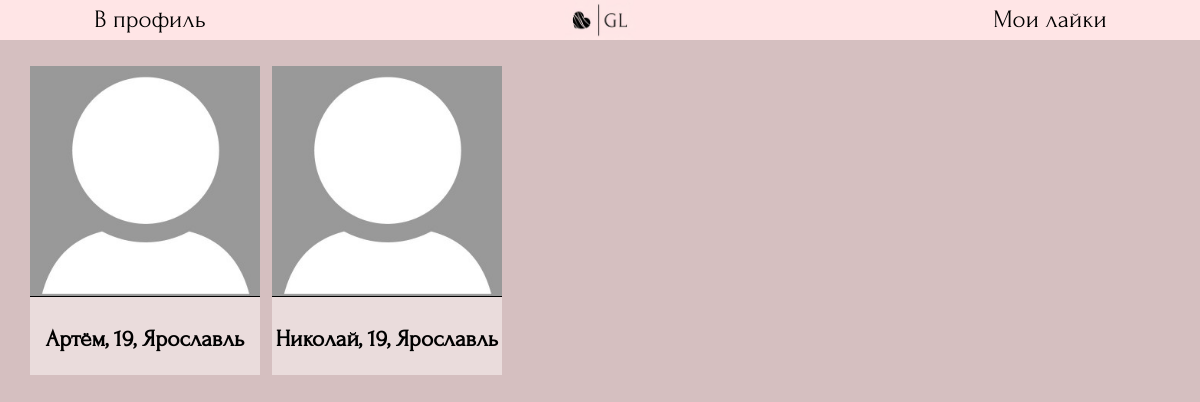
/searching/ (signed in), run on an earlier commit of the app's database.
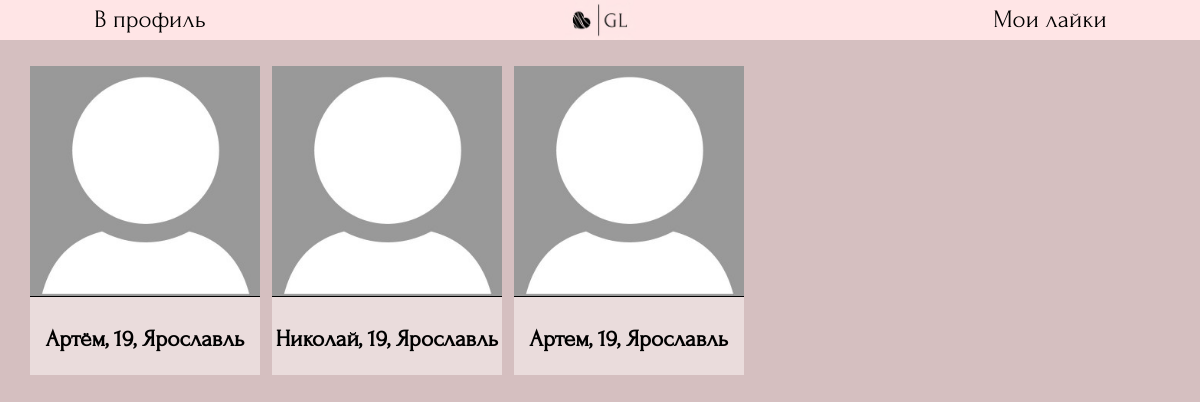
And on a later commit of the database.
### searching/models.py (models this page shows, shortened)
class Profile(models.Model):
    genders = (
        ('Парень', 'Парень'),
        ('Девушка', 'Девушка')
    )
    point_of_searching_list = (
        ('Отношения', 'Отношения'),
        ('Свидания', 'Свидания'),
        ('Дружба', 'Дружба'),
        ('Общение', 'Общение'),
    )
    name = models.CharField ('Имя', max_length=50)
    avatar = models.ImageField ('Фото', upload_to='photos/users', default='photos/users/default_avatar.jpg')
    age = models.IntegerField("Возраст")
    gender = models.CharField ("Пол", choices=genders, max_length=30, default=genders[0])
    point_of_searching = models.CharField ("Цель знакомства", choices=point_of_searching_list, max_length=30, default=point_of_searching_list[0])
    city = models.CharField ('Город', max_length=100, default="Не указано")
    description = models.TextField ('О себе', max_length=50)
    social = models.CharField ('Ссылка на соцсеть', max_length=50, default='@name')
    user = models.ForeignKey(User, verbose_name='Автор анкеты', on_delete=models.CASCADE)
    age_search_min = models.IntegerField("Возраст поиска (от)", default=16)
    age_search_max = models.IntegerField("Возраст поиска (до)", default=100)
    class Meta:
        verbose_name = "Анкета"
        verbose_name_plural = "Анкеты"

### searching/views.py (the view)
# urls.py: path('', views.ProfileViewAllFiltered.as_view(), name='profiles'), #все профили с фильтром
class ProfileViewAllFiltered(View):
    def get(self, request):
        profiles = Profile.objects.all()
        profiles_filtered = []
        filterinfo = makefilters(request.user.username)
        if filterinfo == {}:
            return redirect ('myprofile')
        for profile in profiles:
            searching_gender = 'Девушка'
            searching_city = filterinfo['city']
            user_profile = Profile.objects.get(pk=filterinfo['profileid'])
            if filterinfo['gender'] == 'Девушка':
                searching_gender = 'Парень'
            if (profile.gender == searching_gender and
                profile.city == searching_city and
                user_profile.age_search_min<=profile.age<=user_profile.age_search_max):
                profiles_filtered.append (profile)
        return render (request, 'searching/searching.html', {'profile_list': profiles_filtered})

### searching/views.py (called while the page is built)
def makefilters(username):
    profiles = Profile.objects.all()
    for profile in profiles:
        if profile.user.username == username:
            return {'profileid':profile.id,'city':profile.city, 'gender': profile.gender}
    return {}

### templates/searching/searching.html (shortened to what this page needs)
{% load static %}
<!DOCTYPE HTML>
<html>
	<head>
        <link rel="stylesheet" href="{% static 'css/searching.css' %}" type="text/css">
    </head>
    <body style="font-size: 20px;">
        <header>
            <button onclick="location.href='/searching/myprofile'">В профиль</button>
            <a class="logocontainer" href="{% url 'homepage' %}"><img class="mainlogo" src='{% static "css/bg_mini.jpg" %}' ></a>
            <button onclick="#">Мои лайки</button>
        </header>
        <main>
            {% for profile in profile_list %}
            <div class="oneprofile" >
                <div class="profilephoto" >
                    <img src="{{profile.avatar.url}}">
                </div>
                <div class="profiletext" >
                    <a href="{{profile.id}}"><h3>{{profile.name}}, {{profile.age}}, {{profile.city}}</h3></a>
                </div>
            </div>
            {% endfor %}
        </main>
    </body>
</html>

### static/css/searching.css (style rules this page uses)
html { height: 100%; font-family: "Forum-Regular"; margin: 0%; }
body { display: block; justify-content: center; align-items: center; background-color: #D5BFC0; background-size: 50%; font-family: "Forum-Regular"; margin: 0px; }
header { margin: 0px; width: 100%; display: flex; justify-content: space-between; align-items: center; background-color: #FFE5E6; position:fixed; }
header button { cursor: pointer; }
main { display: flex; padding: 2%; padding-top: 5%; }
button { font-family: "Forum-Regular"; }
.oneprofile { display: flex; justify-content: center; width: 20%; margin: 0.5%; background-color: #EADCDC; flex-direction: column; }
.oneprofile img { margin-left: auto; margin-right: auto; text-decoration:none; color: black; height: auto; width: 100%; border-bottom: 1px solid; }
.oneprofile a { text-align: center; text-decoration:none; color: black; }
.profilephoto { width: 100%; }
.profiletext { height: 100%; }
header button { font-size: 25px; width: 25%; background-color: rgba(0, 0, 0, 0); border: none; }
.mainlogo { max-width: 100%; cursor: pointer; }
.logocontainer { max-width: 6%; display: flex; justify-self: center; }

What changed in the data, as far as the page shows it:
added Profile: avatar (placeholder picture), name "Артем", age "19", city "Ярославль"
